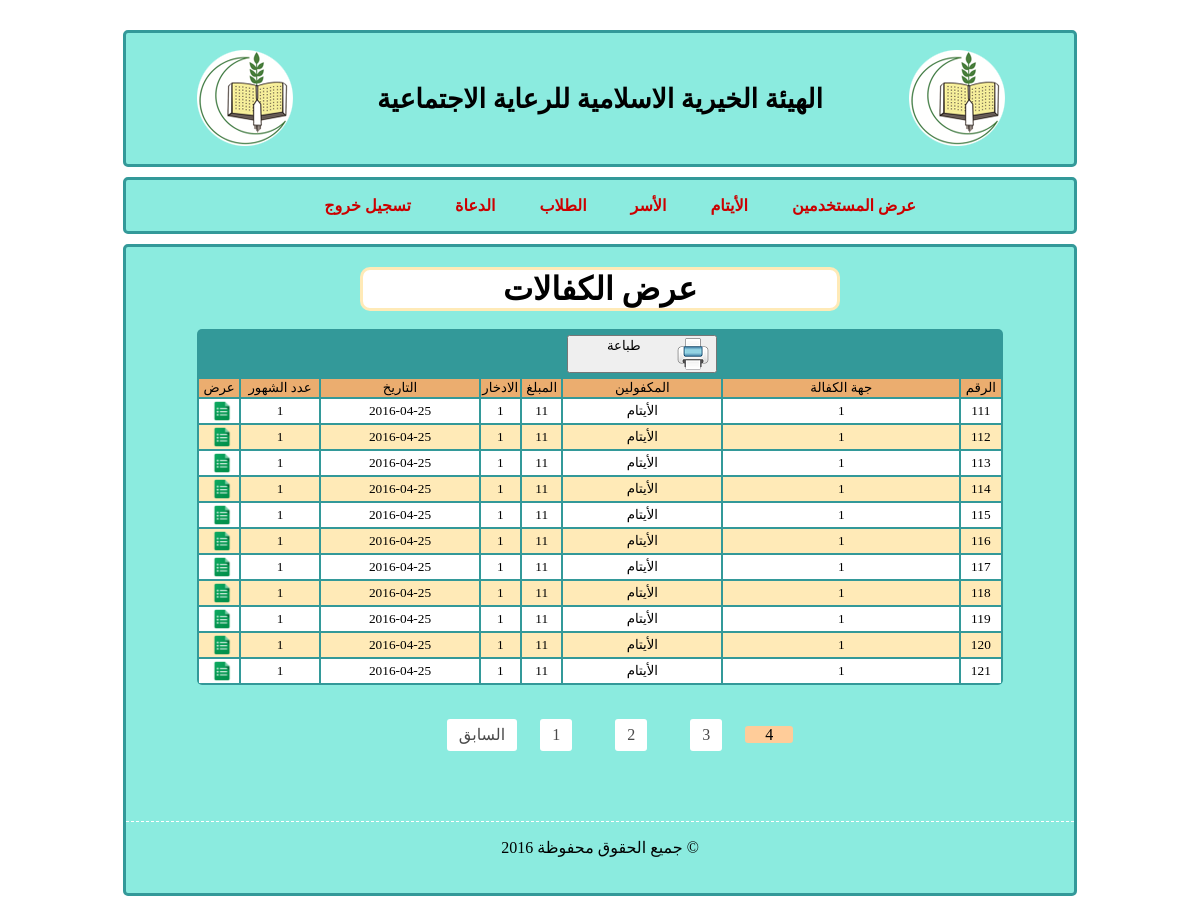
/admin/kafala/showKafala.php?page=4, run on an earlier commit of the app's database.
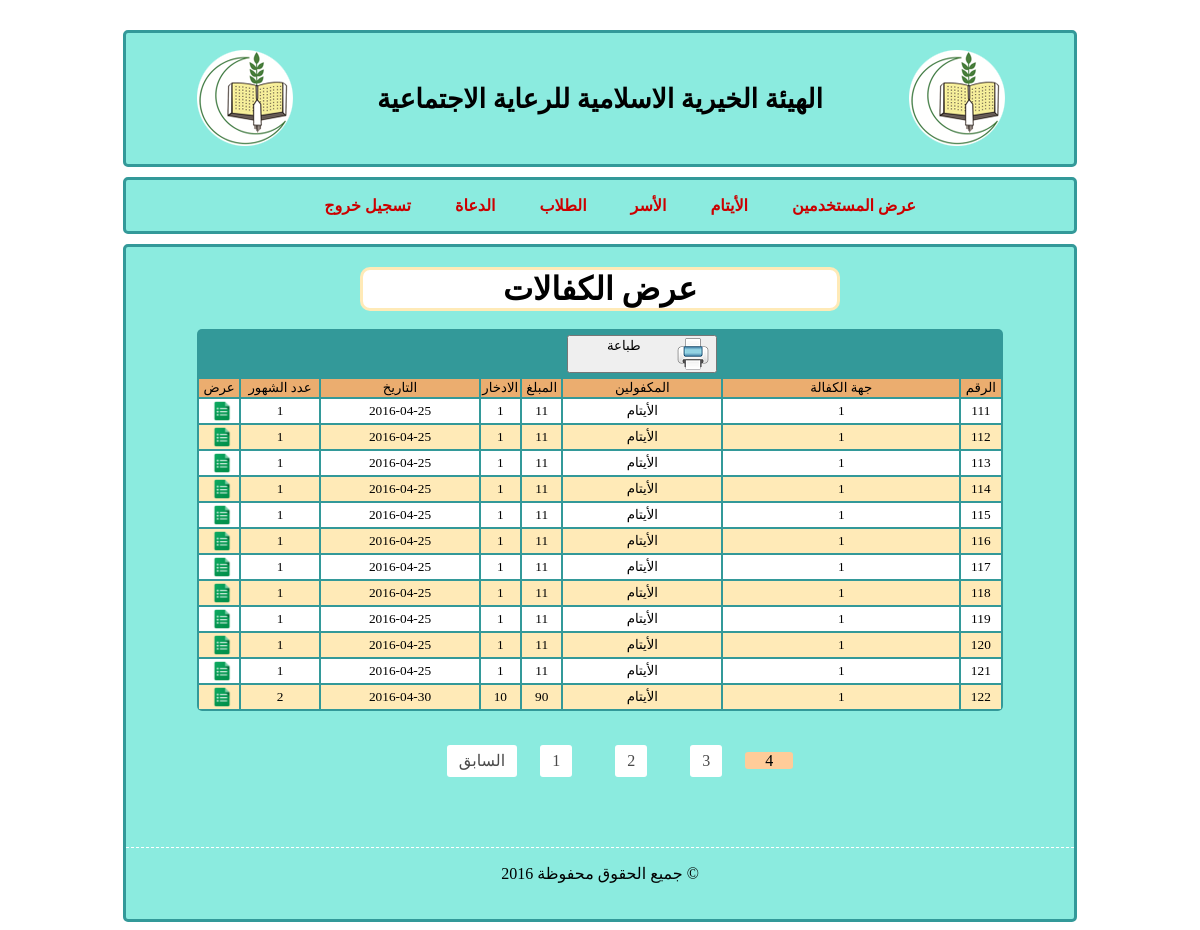
And on a later commit of the database.
### tables this page shows
CREATE TABLE IF NOT EXISTS `sponsorship` (
  `id` int(11) NOT NULL AUTO_INCREMENT,
  `amount` int(11) NOT NULL,
  `date` date NOT NULL,
  `saving` int(11) NOT NULL,
  `sponsor` int(11) NOT NULL,
  `month_no` int(11) NOT NULL,
  `sponsored` int(11) NOT NULL,
  PRIMARY KEY (`id`),
  KEY `sponsor` (`sponsor`)
);

### utils/kafalaAPI.php (called while the page is built, shortened)
<?php
function fp_kafala_get($extra = ''){
	$query = sprintf("SELECT * FROM `sponsorship` %s",$extra);
	$qresult = @mysql_query($query);
	$rcount = mysql_num_rows($qresult);
	$kafala = array();
	for($i = 0 ; $i < $rcount ; $i++)
		$kafala[@count($kafala)] = @mysql_fetch_object($qresult);
	return $kafala ;
	}
function fp_kafala_get_num_rows(){
	$query = sprintf("SELECT * FROM `sponsorship`");
	$qresult = @mysql_query($query);
        return mysql_num_rows($qresult);
}
?>

### admin/kafala/showKafala.php (the view, shortened to what this page needs)
<?php
	include('../../utils/db.php');
	include('../../utils/kafalaAPI.php');
        $start=0;
    $limit=20;
    $total_results = fp_kafala_get_num_rows();
        $total=ceil($total_results/$limit);
    if(!isset($_GET['page']) || $_GET['page'] == '' || (int)$_GET['page'] == 0 || $_GET['page']>$total)
    {
    $page=1;
    }
    else{
    $page=$_GET['page'];
    $start=($page-1)*$limit;
    }
        $sponsorships = fp_kafala_get("LIMIT $start, $limit");
?>
<!DOCTYPE html PUBLIC "-//W3C//DTD XHTML 1.0 Transitional//EN" "http://www.w3.org/TR/xhtml1/DTD/xhtml1-transitional.dtd">
<html xmlns="http://www.w3.org/1999/xhtml">
<head>
<link href="../../style/pageStyle.css" rel="stylesheet" type="text/css" />
</head>
<body>
<div id="title">
<table width="90%" border="0" align="center">
  <tr>
    <td><img src="../../images/logo.png" /></td>
    <td><h1>الهيئة الخيرية الاسلامية للرعاية الاجتماعية</h1></td>
    <td><img src="../../images/logo.png" /></td>
  </tr>
</table>
</div>
<div class="menu">
	<ul>
      <li><a href="cars.html">تسجيل خروج</a>
      <li><a href="customers.html">الدعاة</a>
      <li><a href="employees.html">الطلاب</a>
      <li><a href="reports.html">الأسر</a>
      <li><a href="main.html">الأيتام</a>
      <li><a href="main.html">عرض المستخدمين</a>
   </ul>
</div>
<div class="main">
<h1 align="center" class="adress"> عرض الكفالات </h1>
<br />
<?php
        $scount = @count($sponsorships);
        ?>
<table width="85%" border="0" align="center" class="table">
        <tr align="center" >
 <td > </td>
    <td ></td>
    <td></td>
    <td ></td>
    <td ></td>
    <td ><button name="add" class="bt"  type="button" onclick="window.print('footer')"    > طباعة   <img align="right" src="../../images/style images/print_icon.png" style="padding-left:5px" /></button></td>
    <td ></td>
        <td ></td>
  </tr>
    <tr align="center" class="table_header">
    <td width="5%">عرض </td>
    <td width="10%">عدد الشهور</td>
    <td width="20%">التاريخ</td>
    <td width="5%">الادخار</td>
    <td width="5%">المبلغ</td>
    <td width="20%">المكفولين</td>
    <td width="30%">جهة الكفالة</td>
    <td width="5%">الرقم</td>
  </tr>
  <?php
  	for($i = 0 ; $i < $scount ; $i++){
		$sponsorship = $sponsorships[$i];
  ?>
    <tr align="center" class="table_data<?php echo $i%2?>">
    <td  onclick="window.location.href='kafala.php?id='+<?php echo $sponsorship   ->id?>"><img alt="عرض" align="middle" width="22px"  src="../../images/style images/show_icon.png" style="padding-left:5px" /></td>
    <td><?php echo $sponsorship->month_no?></td>
    <td><?php echo $sponsorship->date?></td>
    <td><?php echo $sponsorship->saving?></td>
    <td><?php echo $sponsorship->amount?></td>
    <td><?php fp_get_sponsored($sponsorship->sponsored)?></td>
    <td><?php echo $sponsorship->sponsor?></td>
    <td><?php echo $sponsorship->id?></td>
  </tr>
  <?php } ?>
  </table>
<br />
<div class="pagination">
    <ul class='page'>
  <?php
if($page>1)
{
    echo "<a href='?page=".($page-1)."' class='button'>السابق</a>";
}
        for($i=1;$i<=$total;$i++)
        {
            if($i==$page) { echo "<li class='current'>".$i."</li>"; }
            else { echo "<li><a href='?page=".$i."'>".$i."</a></li>"; }
        }
?>
</ul>
</div>
<div id="footer">
  <p>جميع الحقوق محفوظة 2016 &copy;</p>
</div>
</div>
</body>
</html>

### utils/db.php (shortened to what this page needs)
<?php
   function fp_get_sponsored($sponsored){
            switch($sponsored){
		case 1 :
                    echo "الأيتام";
                    break;
        }
        }
?>

What changed in the data, as far as the page shows it:
added sponsorship: month_no "2", date "2016-04-30", saving "10", amount "90", sponsored "الأيتام", sponsor "1", id "122"
